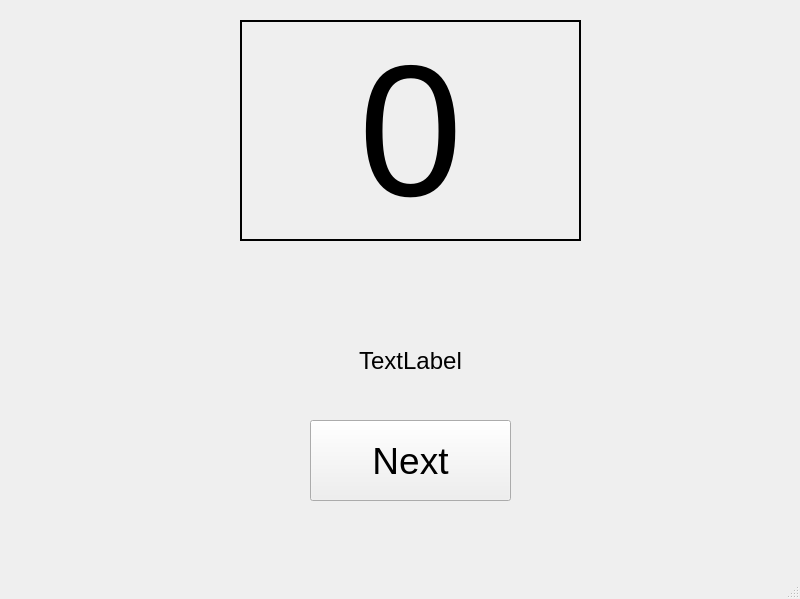
<?xml version="1.0" encoding="UTF-8"?>
<ui version="4.0">
 <class>MainWindow</class>
 <widget class="QMainWindow" name="MainWindow">
  <property name="geometry">
   <rect>
    <x>0</x>
    <y>0</y>
    <width>800</width>
    <height>599</height>
   </rect>
  </property>
  <property name="windowTitle">
   <string>Tambola Number Generator</string>
  </property>
  <widget class="QWidget" name="centralwidget">
   <widget class="QLabel" name="label">
    <property name="geometry">
     <rect>
      <x>240</x>
      <y>20</y>
      <width>341</width>
      <height>221</height>
     </rect>
    </property>
    <property name="font">
     <font>
      <pointsize>140</pointsize>
     </font>
    </property>
    <property name="styleSheet">
     <string notr="true">border: 2px solid black;</string>
    </property>
    <property name="text">
     <string>0</string>
    </property>
    <property name="alignment">
     <set>Qt::AlignCenter</set>
    </property>
   </widget>
   <widget class="QPushButton" name="pushButton_2">
    <property name="geometry">
     <rect>
      <x>310</x>
      <y>420</y>
      <width>201</width>
      <height>81</height>
     </rect>
    </property>
    <property name="font">
     <font>
      <pointsize>28</pointsize>
     </font>
    </property>
    <property name="text">
     <string>Next</string>
    </property>
   </widget>
   <widget class="QLabel" name="label_2">
    <property name="geometry">
     <rect>
      <x>40</x>
      <y>280</y>
      <width>741</width>
      <height>161</height>
     </rect>
    </property>
    <property name="font">
     <font>
      <pointsize>18</pointsize>
     </font>
    </property>
    <property name="text">
     <string>TextLabel</string>
    </property>
    <property name="alignment">
     <set>Qt::AlignCenter</set>
    </property>
   </widget>
  </widget>
  <widget class="QMenuBar" name="menubar">
   <property name="geometry">
    <rect>
     <x>0</x>
     <y>0</y>
     <width>800</width>
     <height>26</height>
    </rect>
   </property>
  </widget>
  <widget class="QStatusBar" name="statusbar"/>
 </widget>
 <resources/>
 <connections/>
</ui>
